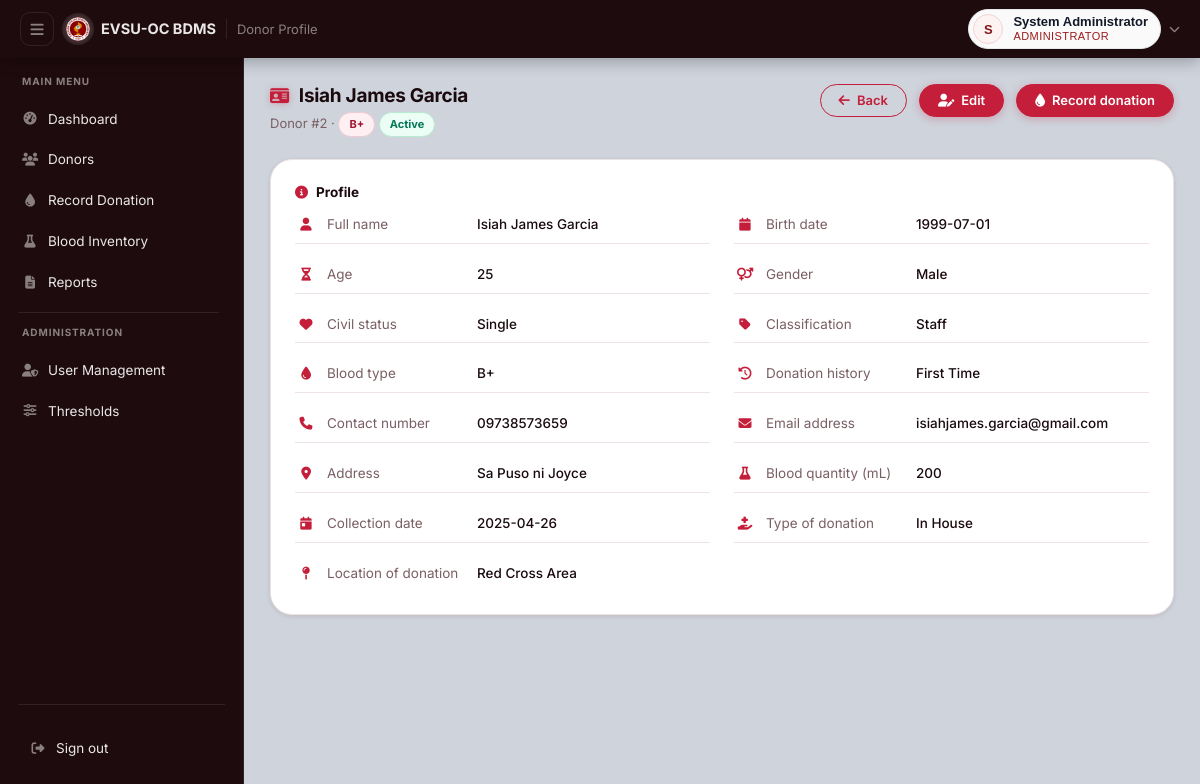
The page /view_donor.php?id=2 (signed in) on the database its author committed.
### tables this page shows
CREATE TABLE `donors` (
  `id` int(11) NOT NULL,
  `name` varchar(255) NOT NULL,
  `birthdate` date NOT NULL,
  `address` text NOT NULL,
  `blood_type` varchar(5) NOT NULL,
  `civil_status` varchar(20) NOT NULL,
  `donation_history` varchar(50) NOT NULL,
  `classification` varchar(50) NOT NULL,
  `contact_number` varchar(15) NOT NULL,
  `gender` varchar(10) NOT NULL,
  `blood_quantity` int(11) NOT NULL,
  `collection_date` date NOT NULL,
  `email` varchar(255) NOT NULL,
  `donation_type` varchar(50) NOT NULL,
  `donation_location` varchar(100) NOT NULL,
  `age` int(11) NOT NULL,
  `expiry_date` date DEFAULT NULL,
  `donation_date` date DEFAULT NULL,
  `quantity_ml` int(11) DEFAULT 450,
  `blood_quantity_ml` int(11) DEFAULT 450,
  `donation_status` varchar(50) DEFAULT NULL,
  `last_updated` timestamp NOT NULL DEFAULT current_timestamp() ON UPDATE current_timestamp(),
  `contact` varchar(50) DEFAULT NULL,
  `sex` enum('Male','Female','Other') DEFAULT NULL,
  `donation_dates` text DEFAULT NULL,
  `number_of_donations` int(11) DEFAULT 0,
  `status` enum('Active','Inactive','Deferred') DEFAULT NULL,
  `medical_eligibility` text DEFAULT NULL,
  `donation_frequency` varchar(50) DEFAULT NULL
);

### view_donor.php (the view, shortened to what this page needs)
<?php
require_once __DIR__ . '/bdms_nav.php';
require_once __DIR__ . "/db.php";
if (isset($_GET['id'])) {
    $donor_id = (int) $_GET['id'];
    $sql = "SELECT * FROM donors WHERE id = " . $donor_id;
    $result = $conn->query($sql);
    if ($result->num_rows > 0) {
        $donor = $result->fetch_assoc();
    } else {
        echo "No donor found with this ID.";
        exit;
    }
} else {
    echo "No donor ID provided.";
    exit;
}
$fields = [
    ['label' => 'Full name',          'icon' => 'fa-user',           'key' => 'name'],
    ['label' => 'Birth date',         'icon' => 'fa-calendar',       'key' => 'birthdate'],
    ['label' => 'Age',                'icon' => 'fa-hourglass-half', 'key' => 'age'],
    ['label' => 'Gender',             'icon' => 'fa-venus-mars',     'key' => 'gender'],
    ['label' => 'Civil status',       'icon' => 'fa-heart',          'key' => 'civil_status'],
    ['label' => 'Classification',     'icon' => 'fa-tag',            'key' => 'classification'],
    ['label' => 'Blood type',         'icon' => 'fa-droplet',        'key' => 'blood_type'],
    ['label' => 'Donation history',   'icon' => 'fa-clock-rotate-left','key' => 'donation_history'],
    ['label' => 'Contact number',     'icon' => 'fa-phone',          'key' => 'contact_number'],
    ['label' => 'Email address',      'icon' => 'fa-envelope',       'key' => 'email'],
    ['label' => 'Address',            'icon' => 'fa-location-dot',   'key' => 'address'],
    ['label' => 'Blood quantity (mL)','icon' => 'fa-flask',          'key' => 'blood_quantity'],
    ['label' => 'Collection date',    'icon' => 'fa-calendar-day',   'key' => 'collection_date'],
    ['label' => 'Type of donation',   'icon' => 'fa-hand-holding-medical','key' => 'donation_type'],
    ['label' => 'Location of donation','icon' => 'fa-map-pin',        'key' => 'donation_location'],
];
?>
<!DOCTYPE html>
<html lang="en">
<head>
    <link rel="stylesheet" href="https://cdnjs.cloudflare.com/ajax/libs/font-awesome/6.5.0/css/all.min.css">
    <link rel="stylesheet" href="assets/bdms.css">
</head>
<body class="app app-content-slate">
  <main class="page" id="page">
    <div class="page-header">
      <div>
        <h1 class="page-title"><i class="fas fa-id-card"></i> <?php echo htmlspecialchars((string) $donor['name']); ?></h1>
        <p class="page-sub">
          Donor #<?php echo (int) $donor_id; ?> ·
          <span class="badge badge-admin"><?php echo htmlspecialchars((string) $donor['blood_type']); ?></span>
          <?php if (!empty($donor['donation_status'])): ?>
            <span class="badge <?php echo $donor['donation_status'] === 'Active' ? 'badge-active' : 'badge-off'; ?>"><?php echo htmlspecialchars((string) $donor['donation_status']); ?></span>
          <?php endif; ?>
        </p>
      </div>
      <div class="flex gap-3">
        <a href="donors_list.php" class="btn btn-outline"><i class="fas fa-arrow-left"></i> Back</a>
        <a href="edit_donor.php?id=<?php echo (int) $donor_id; ?>" class="btn btn-primary"><i class="fas fa-user-pen"></i> Edit</a>
        <a href="record_donation.php?donor_id=<?php echo (int) $donor_id; ?>" class="btn btn-primary"><i class="fas fa-droplet"></i> Record donation</a>
      </div>
    </div>
    <div class="card">
      <div class="card-title"><i class="fas fa-circle-info"></i> Profile</div>
      <div class="donor-fields">
        <?php foreach ($fields as $f): ?>
          <div class="donor-field">
            <i class="fas <?php echo $f['icon']; ?>"></i>
            <span class="label"><?php echo $f['label']; ?></span>
            <span class="value"><?php echo htmlspecialchars((string) ($donor[$f['key']] ?? '—')); ?></span>
          </div>
        <?php endforeach; ?>
      </div>
    </div>
  </main>
</body>
</html>

### view_donor.php (style rules this page uses)
.donor-fields { display: grid; grid-template-columns: repeat(auto-fit, minmax(280px, 1fr)); gap: 12px 24px; }
.donor-field { display: grid; grid-template-columns: 22px 140px 1fr; align-items: center; gap: 10px; padding: 8px 0; border-bottom: 1px solid var(--border); font-size: 13.5px; }
.donor-field:last-child { border-bottom: 0; }
.donor-field i { color: var(--brand); font-size: 13px; text-align: center; }
.donor-field .label { color: var(--text-muted); }
.donor-field .value { color: var(--text); font-weight: 500; word-break: break-word; }

### rows shown on the page
donors: name "Isiah James Garcia", blood_type "B+", donation_status "Active", birthdate "1999-07-01", age "25", gender "Male", civil_status "Single", classification "Staff", donation_history "First Time", contact_number "09738573659", email "isiahjames.garcia@gmail.com", address "Sa Puso ni Joyce", blood_quantity "200", collection_date "2025-04-26", donation_type "In House", donation_location "Red Cross Area"

### other values the page prints
$esc($page_title) "Donor Profile"
$esc($initial) "S"
$esc($name) "System Administrator"
$esc($role_label) "ADMINISTRATOR"
$donor_id "2"
$f['label'] "Full name"
$f['label'] "Birth date"
$f['label'] "Age"
$f['label'] "Gender"
$f['label'] "Civil status"
$f['label'] "Classification"
$f['label'] "Blood type"
$f['label'] "Donation history"
$f['label'] "Contact number"
$f['label'] "Email address"
